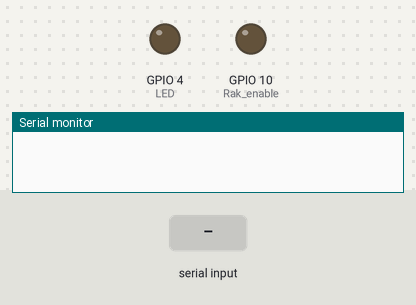
This sketch was run on a simulated ESP32-C3. On the bench: output pins drawn as LEDs (lit = HIGH), the last lines printed to the serial monitor. Inputs (shaded band) come from the test bench. The modem accepts every AT command (registered, SIM ready, sends succeed) and sends nothing else.

Above: at 0.0 s.
At 1.1 s:
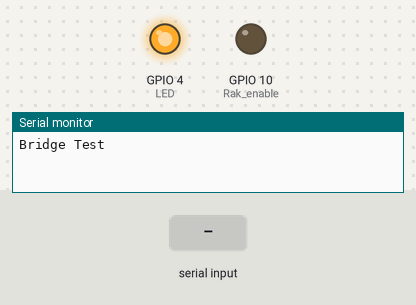
At 6.3 s:
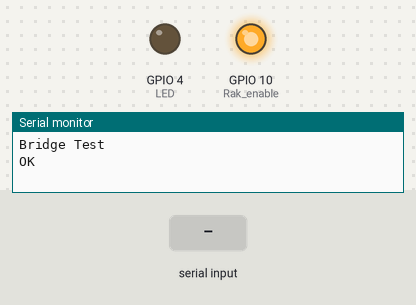
6.4 s: "1" received over the second serial link
Timing chart, 0 to 9.4 s (numbered marks = the images above; inputs shaded):
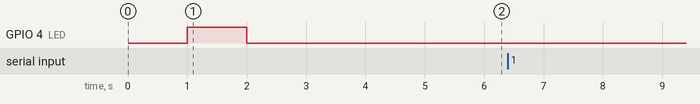

The sketch:

bridge.ino
```cpp
/*
       __          ____        _____                       __    _ __
      / /   ____  / __ \____ _/ ___/____  ____ _________  / /   (_) /_
     / /   / __ \/ /_/ / __ `/\__ \/ __ \/ __ `/ ___/ _ \/ /   / / __ \
    / /___/ /_/ / _, _/ /_/ /___/ / /_/ / /_/ / /__/  __/ /___/ / /_/ /
   /_____/\____/_/ |_|\__,_//____/ .___/\__,_/\___/\___/_____/_/_.___/
                                /_/
   Author: m1nhle, mtnguyen
   Code : RF210_RAK3172_bridge : Provide on ESP32 Serial port a direct access in write and read to Rak3172 module for AT Command mode


*/

// ESP32 C3 SERIAL1 (second UART)
HardwareSerial mySerial1(1);

int rxPin = 20;
int txPin = 21;
uint8_t button = 0;

void setup()
{
  Serial.begin(115200);
  delay(1000);
  Serial.println("Bridge Test");

  pinMode(txPin, OUTPUT);
  pinMode(rxPin, INPUT);
  pinMode(10, OUTPUT); //Rak enable
  pinMode(4, OUTPUT); // LED

  // pinMode(1, OUTPUT); // GNSS enable
  digitalWrite(4, HIGH);   // turn the LED on (HIGH is the voltage level)
  delay(1000);                       // wait for a second
  digitalWrite(4, LOW);    // turn the LED off by making the voltage LOW
  delay(1000);

  //  digitalWrite(1, LOW);   // switch off GPS
  digitalWrite(10, HIGH); // Switch on RAK
  delay(1000);
  mySerial1.begin(115200, SERIAL_8N1, rxPin, txPin);
  delay(1000);
  mySerial1.println("ATE");
  delay(100);

  while (mySerial1.available()) {
    Serial.write(mySerial1.read()); // read it and send it out Serial (USB)
  }

}

void loop()
{


  if (Serial.available()) {      // If anything comes in Serial (USB),

    mySerial1.write(Serial.read());   // read it and send it out mySerial1 (pins 0 & 1)

  }

  if (mySerial1.available()) {     // If anything comes in Serial1 (pins 0 & 1)

    Serial.write(mySerial1.read());   // read it and send it out Serial (USB)
  }
}
```
